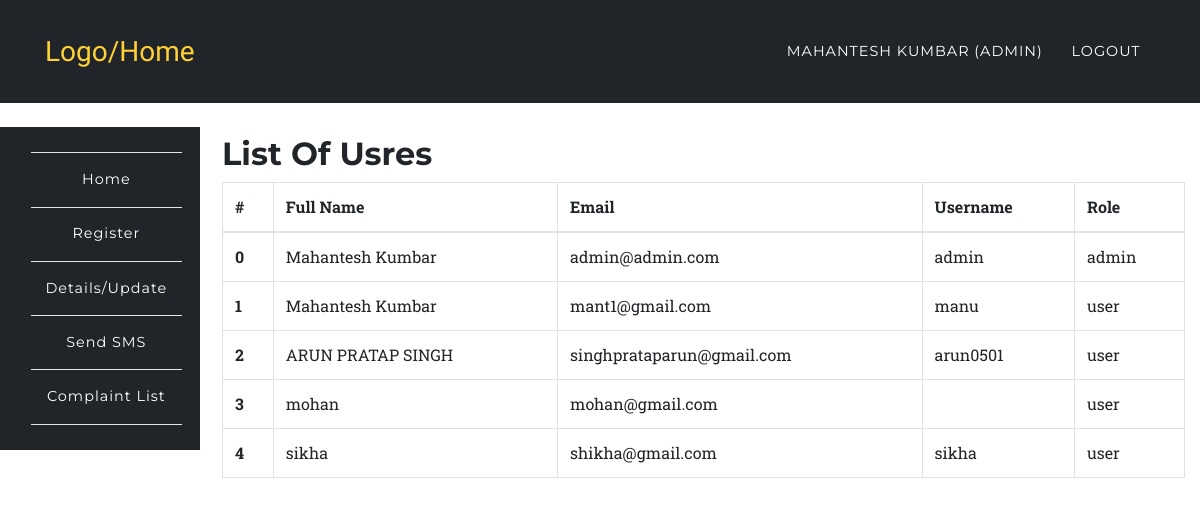
Screenshot of /app/users.php (signed in) with the database file from the repository.
### tables this page shows
CREATE TABLE IF NOT EXISTS `users` (
  `id` int UNSIGNED NOT NULL AUTO_INCREMENT,
  `fullname` varchar(191) NOT NULL,
  `mobile` varchar(191) NOT NULL,
  `username` varchar(191) NOT NULL,
  `email` varchar(191) NOT NULL,
  `password` varchar(191) NOT NULL,
  `created_at` timestamp NULL DEFAULT CURRENT_TIMESTAMP,
  `updated_at` timestamp NULL DEFAULT CURRENT_TIMESTAMP,
  `role` varchar(100) DEFAULT 'user',
  `status` int NOT NULL DEFAULT '1',
  PRIMARY KEY (`id`),
  UNIQUE KEY `users_email_unique` (`email`),
  UNIQUE KEY `users_mobile_unique` (`mobile`),
  UNIQUE KEY `users_username_unique` (`username`)
);

### app/users.php (the view, shortened to what this page needs)
<?php
	require '../config/config.php';
		try {
			$stmt = $connect->prepare('SELECT * FROM users');
			$stmt->execute();
			$data = $stmt->fetchAll(PDO::FETCH_ASSOC);
		}
		catch(PDOException $e) {
			$errMsg = $e->getMessage();
		}
?>
<?php include '../include/header.php';?>
	<nav class="navbar navbar-expand-lg navbar-dark" style="background-color:#212529;" id="mainNav">
      <div class="container">
        <a class="navbar-brand js-scroll-trigger" href="../index.php">Logo/Home</a>
        <div class="collapse navbar-collapse" id="navbarResponsive">
          <ul class="navbar-nav text-uppercase ml-auto">
            <li class="nav-item">
              <a class="nav-link" href="login.php"><?php echo $_SESSION['fullname']; ?> <?php if($_SESSION['role'] == 'admin'){ echo "(Admin)"; } ?></a>
            </li>
            <li class="nav-item">
              <a href="../auth/logout.php" class="nav-link">Logout</a>
            </li>
          </ul>
        </div>
      </div>
    </nav>
<?php include '../include/side-nav.php';?>
<section class="wrapper" style="margin-left:16%;margin-top: -11%;">
	<div class="container">
		<div class="row">
			<div class="col-12">
				<h2>List Of Usres</h2>
				<div class="table-responsive">
					<table class="table table-bordered">
					  <thead>
					    <tr>
					      <th>#</th>
					      <th>Full Name</th>
					      <th>Email</th>
					      <th>Username</th>
					      <th>Role</th>
					    </tr>
					  </thead>
					  <tbody>
					  	<?php
					  		foreach ($data as $key => $value) {
							   echo '<tr>';
							      echo '<th scope="row">'.$key.'</th>';
							      echo '<td>'.$value['fullname'].'</td>';
							      echo '<td>'.$value['email'].'</td>';
							      echo '<td>'.$value['username'].'</td>';
							      echo '<td>'.$value['role'].'</td>';
							   echo '</tr>';
					  		}
					  	?>
					  </tbody>
					</table>
				</div>
			</div>
		</div>
	</div>
</section>
<?php include '../include/footer.php';?>

### include/header.php (shortened to what this page needs)
<!DOCTYPE html>
<html lang="en">
  <head>
    <link href="../assets/plugins/bootstrap/css/bootstrap.min.css" rel="stylesheet">
    <link href="../assets/plugins/font-awesome/css/font-awesome.min.css" rel="stylesheet" type="text/css">
    <link href="../assets/css/rent.css" rel="stylesheet">
    <link href="../assets/css/style.css" rel="stylesheet">
  </head>
  <body id="page-top">

### include/side-nav.php (shortened to what this page needs)
<br>
	<nav class="navbar navbar-expand-sm navbar-default sidebar" style="background-color:#212529;" id="mainNav">
      <div class="container">
        <div class="collapse navbar-collapse" id="navbarResponsive1">
          <ul class="navbar-nav text-center" style="    flex-direction: column;">
            <li class="nav-item">
              <a class="nav-link" href="../auth/dashboard.php">Home</a>
            </li>
            <li class="nav-item">
            	<?php if($_SESSION['role'] == 'admin' || $_SESSION['role'] == 'user'){
	        		echo '<a href="../app/register.php" class="nav-link">Register</a>';
	      	 	} ?>
            </li>
            <li class="nav-item">
	        	<a href="../app/list.php" class="nav-link">Details/Update</a>
            </li>
            <li class="nav-item">
              <?php if($_SESSION['role'] == 'admin'){
                echo '<a href="../app/sms.php" class="nav-link">Send SMS</a>';
              } ?>
            </li>
            <li class="nav-item">
              <?php if($_SESSION['role'] == 'admin'){
                echo '<a href="../app/cmplist.php" class="nav-link">Complaint List</a>';
              } ?>
            </li>
          </ul>
        </div>
      </div>
    </nav>

### include/footer.php (shortened to what this page needs)
  </body>
</html>

### assets/css/rent.css (style rules this page uses)
body { overflow-x: hidden; font-family: 'Roboto Slab', 'Helvetica Neue', Helvetica, Arial, sans-serif; }
a { color: #fed136; }
h1, h2, h3, h4, h5, h6 { font-weight: 700; font-family: 'Montserrat', 'Helvetica Neue', Helvetica, Arial, sans-serif; }
section { padding: 100px 0; }
@media (min-width: 768px) { section { padding: 140px 0; } }
#mainNav { background-color: #212529; }
#mainNav .navbar-brand { color: #fed136; font-family: 'Kaushan Script', 'Helvetica Neue', Helvetica, Arial, cursive; }
#mainNav .navbar-nav .nav-item .nav-link { font-size: 90%; font-weight: 400; padding: 0.75em 0; letter-spacing: 1px; color: white; font-family: 'Montserrat', 'Helvetica Neue', Helvetica, Arial, sans-serif; }
@media (min-width: 992px) { #mainNav { padding-top: 25px; padding-bottom: 25px; -webkit-transition: padding-top 0.3s, padding-bottom 0.3s; -moz-transition: padding-top 0.3s, padding-bottom 0.3s; transition: padding-top 0.3s, padding-bottom 0.3s; border: none; background-color: transparent; } }
@media (min-width: 992px) { #mainNav .navbar-brand { font-size: 1.75em; -webkit-transition: all 0.3s; -moz-transition: all 0.3s; transition: all 0.3s; } }
@media (min-width: 992px) { #mainNav .navbar-nav .nav-item .nav-link { padding: 1.1em 1em !important; } }

### assets/css/style.css (style rules this page uses)
.navbar { border-radius: 0px; }
nav.sidebar, .main { -webkit-transition: margin 200ms ease-out; -moz-transition: margin 200ms ease-out; -o-transition: margin 200ms ease-out; transition: margin 200ms ease-out; }
@media (min-width: 765px) { nav.sidebar .navbar-nav > li:first-child { border-top: 1px #e5e5e5 solid; } }
@media (min-width: 765px) { nav.sidebar .navbar-nav > li { border-bottom: 1px #e5e5e5 solid; } }
@media (min-width: 765px) { nav.sidebar .navbar-collapse, nav.sidebar .container-fluid { padding: 0 0px 0 0px; } }
@media (min-width: 765px) { nav.sidebar { width: 200px; height: 100%; //margin-left: -160px; float: left; margin-bottom: 0px; } }
@media (min-width: 765px) { nav.sidebar li { width: 100%; } }
section { padding-left: 15px; }

### rows the page displays
users: key "0", fullname "Mahantesh Kumbar", email "admin@admin.com", username "admin", role "admin"
users: key "1", fullname "Mahantesh Kumbar", email "mant1@gmail.com", username "manu", role "user"
users: key "2", fullname "ARUN PRATAP SINGH", email "singhprataparun@gmail.com", username "arun0501", role "user"
users: key "3", fullname "mohan", email "mohan@gmail.com", role "user"
users: key "4", fullname "sikha", email "shikha@gmail.com", username "sikha", role "user"

### other values shown
$_SESSION['fullname'] "MAHANTESH KUMBAR"
